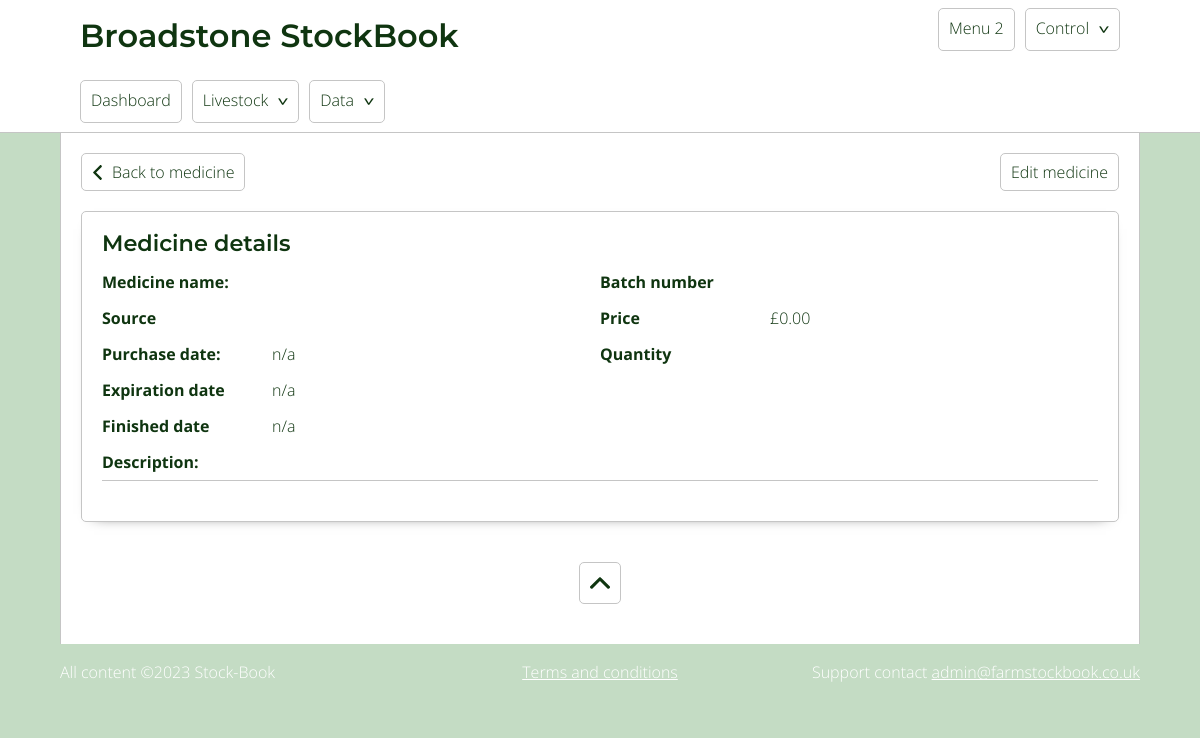
Before: /medicine.php?id=30 with the older database file.
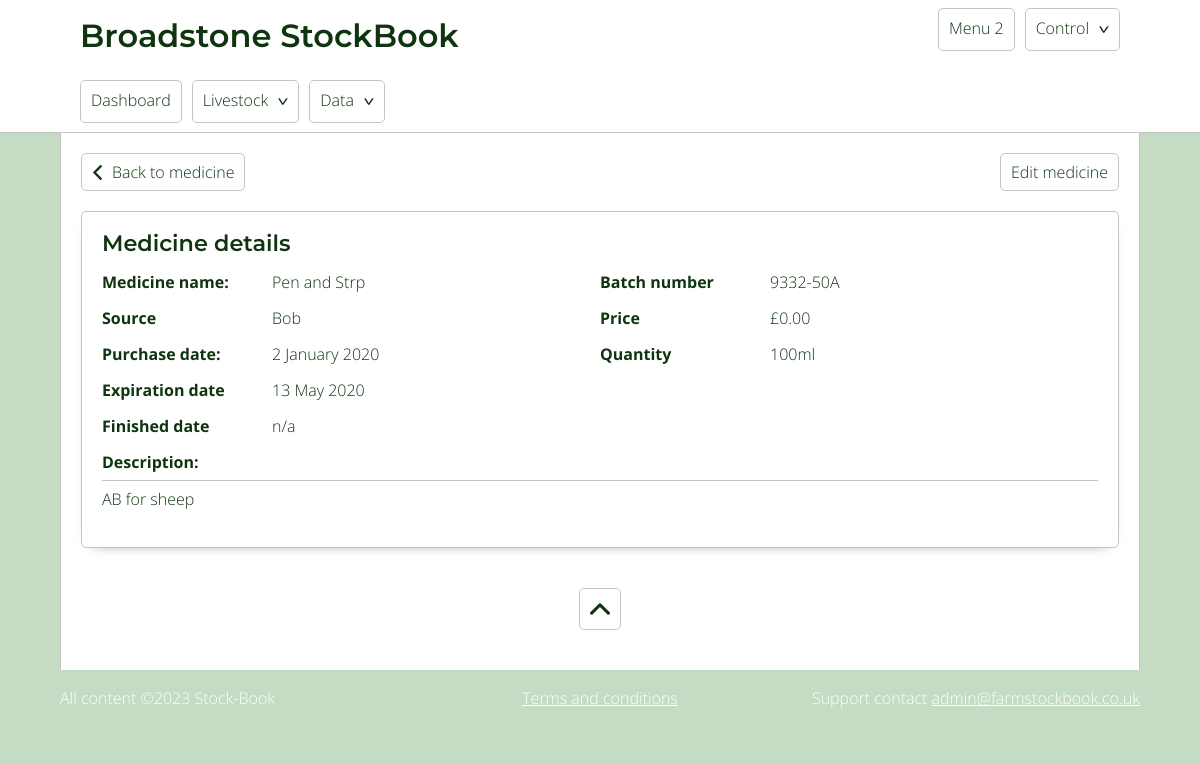
After: the same page with the newer database file.
### tables this page shows
CREATE TABLE `medicine` (
  `id` int(11) NOT NULL,
  `quantity` varchar(500) DEFAULT NULL,
  `medicine_name` varchar(500) NOT NULL,
  `description` text DEFAULT NULL,
  `batch_number` varchar(500) DEFAULT NULL,
  `price` decimal(10,2) DEFAULT NULL,
  `purchase_date` date DEFAULT NULL,
  `expiry_date` date DEFAULT NULL,
  `finished_date` date DEFAULT NULL,
  `supplier` int(11) NOT NULL,
  `medicine_type` int(11) NOT NULL
);

CREATE TABLE `supplier` (
  `id` int(11) NOT NULL,
  `supplier_name` varchar(400) NOT NULL,
  `supplies` text NOT NULL,
  `address` text NOT NULL,
  `website` varchar(400) NOT NULL,
  `email` varchar(400) NOT NULL,
  `telephone` varchar(100) NOT NULL,
  `notes` text NOT NULL,
  `deleted` tinyint(1) NOT NULL DEFAULT 0
);

### includes/classes/Functions.class.php (called while the page is built, shortened)
<?php
    class Functions extends Db{
            public function dateFormat($date){
                if($date){
                    $formatted_date = date_create($date);
                    return date_format( $formatted_date,"j F Y" );
                }else{
                    return 'n/a';
                }
            }
            public function currencyFormat($number){
                return "&pound;" . number_format($number,2);
            }
    }
?>

### includes/classes/Medicine.class.php (the view, shortened to what this page needs)
<?php
    class Medicine extends Db{
            public function medicineCard($site_data, $id, $returnType){
                $functions = new Functions();
                    $query = "  SELECT medicine.id AS medicine_id, medicine_name, purchase_date, batch_number, expiry_date, finished_date,
                                       price, quantity, description, supplier.supplier_name AS supplier_name
                                FROM medicine
                                INNER JOIN supplier ON supplier.id
                                WHERE medicine.id = :id AND supplier = supplier.id";
                    $sql = self::$conn -> prepare($query);
                    $sql -> bindParam(':id', $id);
                    $sql -> execute();
                $row = $sql -> fetch();
                $purchase_date = $functions -> dateFormat($row['purchase_date']);
                $medicine_name = $row['medicine_name'];
                $batch_number = $row['batch_number'];
                $expiry_date = $functions -> dateFormat($row['expiry_date']);
                $finished_date = $functions -> dateFormat($row['finished_date']);
                $supplier = $row['supplier_name'];
                $price = $functions -> currencyFormat($row['price']);
                $quantity = $row['quantity'];
                $description = $row['description'];
                $data  = '';
                $data .= "<p class='controls'>";
                    $data .= "<a href='$site_data[site_root]/medicine' class='back'>Back to medicine</a>";
                    $data .= "<a class='right_aligned js_edit_btn' data-editid='$id' data-edittype='medicine' data-form='edit_medicine'>Edit medicine</a>";
                $data .= "</p>";
                $data .= "<div class='card medicineCard'>";
                $data .= "  <h2>Medicine details</h2>";
                $data .= "  <div class='col_2'>";
                $data .= "      <div>";
                $data .= "          <p><label>Medicine name:</label>$medicine_name</p>";
                $data .= "          <p><label>Source</label>$supplier</p>";
                $data .= "          <p><label>Purchase date:</label>$purchase_date</p>";
                $data .= "          <p><label>Expiration date</label>$expiry_date</p>";
                $data .= "          <p><label>Finished date</label>$finished_date</p>";
                $data .= "      </div>";
                $data .= "      <div>";
                $data .= "          <p><label>Batch number</label>$batch_number</p>";
                $data .= "          <p><label>Price</label>$price</p>";
                $data .= "          <p><label>Quantity</label>$quantity</p>";
                $data .= "      </div>";
                $data .= "  </div>";
                $data.= "   <div>";
                $data.= "       <p class='fullWidth'><label>Description:</label>$description</p>";
                $data.= "   </div>";
                $data .= "</div>";
                if( $returnType == 'echo' ){
                    echo $data;
                }else{
                    return $data;
                }
            }
    }
?>

### includes/classes/Layout.class.php (shortened to what this page needs)
<?php
    class Layout extends Db{
            public function header($site_data){
                $menu = new Menu();
                echo "
                        <html>
                            <head>
                                <meta charset='utf-8'>
                                <meta content='width=device-width, initial-scale=1.0' name='viewport'>
                                <link rel='icon' href='$site_data[site_root]/favicon.ico'>
                                <link href='https://fonts.googleapis.com/css2?family=Montserrat:wght@600&family=Open+Sans:wght@300;600&display=swap' rel='stylesheet'>
                                <link rel='stylesheet' href='includes/style/style.css' />
                                <title>$site_data[site_name] StockBook</title>
                            </head>
                            <body data-root='$site_data[site_root]'>
                            <div class='overall'>
                                <header>
                                    <inner>
                                        <h1>$site_data[site_name] StockBook</h1>";
                                        $menu -> mainMenu($site_data);
                                        $menu -> rightMenu($site_data);
                echo "              </inner>
                                </header>
                                <content>";
            }
            public function footer(){
                $date = date('Y');
                echo "
                        <p class='js-top'><button></button></p>
                        </content>
                        <footer>
                            <div class='col_3'>
                                <div>
                                    <p>All content &copy;$date Stock-Book</p>
                                </div>
                                <div>
                                    <p><a href='/terms'>Terms and conditions</a></p>
                                </div>
                                <div>Support contact <a href='mailto:admin@farmstockbook.co.uk'>admin@farmstockbook.co.uk</a></div>
                            </div>
                        </footer>
                    </div>
                    <div class='modalFade'><div class='modal'></div></div>
                </body>
                <script src='includes/js/libs/jquery.3.5.1.js'></script>
                <script src='includes/js/functions.js'></script>
            </html>";
            }
    }
?>

### includes/classes/Menu.class.php (shortened to what this page needs)
<?php
    class Menu{
        public function mainMenu($site_data){
            echo "<menu>
                <ul>
                    <li><a href='$site_data[site_root]/'>Dashboard</a></li>
                    <li class='dropdown'><a>Livestock</a>
                        <ul>
                            <li><a href='$site_data[site_root]/livestock'>Livestock</a></li>
                            <li><a href='$site_data[site_root]/species'>Species</a></li>
                            <li><a href='$site_data[site_root]/breeds'>Breeds</a></li>
                            <li><a href='$site_data[site_root]/diary'>Diary</a></li>
                            <li><a href='$site_data[site_root]/archive'>Archive</a></li>
                        </ul>
                    </li>
                    <li class='dropdown'><a href='#'>Data</a>
                        <ul>
                            <li><a href='$site_data[site_root]/suppliers'>Suppliers</a></li>
                            <li><a href='$site_data[site_root]/feed'>Feed</a></li>
                            <li><a href='$site_data[site_root]/medicine'>Medicine</a></li>
                            <li><a href='$site_data[site_root]/manualTreatment'>Manual treatment</a></li>
                        </ul>
                    </li>
                </ul>
            </menu>";
        }
        public function rightMenu($site_data){
            echo "<rightMenu>
                <ul>
                    <li><a href='#'>Menu 2</a></li>
                    <li class='dropdown'><a href='#'>Control</a>
                        <ul>
                            <li><a class='icon_reminder' href='$site_data[site_root]/reminders'>Reminders</a></li>
                            <li><a class='icon_reminder' href='$site_data[site_root]/emailTest'>Email test</a></li>
                            <li><a class='js_print icon_print'>Print</a></li>
                            <li><a class='icon_logOut' href='$site_data[site_root]/?logout'>Log out</a></li>
                        </ul>
                    </li>
                </ul>
            </rightMenu>";
        }
    }
?>

### medicine.php (shortened to what this page needs)
<?php
        include_once 'includes/config.php';
        $layout = new Layout();
        $layout -> header($site_data);
        $medicine = new Medicine();
        if( isset($_GET['id']) ){
            $medicine -> medicineCard($site_data, $_GET['id'], 'echo');
        }
        $layout -> footer();
?>

### includes/style/style.css (style rules this page uses)
a,abbr,acronym,address,applet,article,aside,audio,b,big,blockquote,body,canvas,caption,center,cite,code,dd,del,details,dfn,div,dl,dt,em,embed,fieldset,figcaption,figure,footer,form,h1,h2,h3,h4,h5,h6,header,hgroup,html,i,iframe,img,ins,kbd,label,legend,li,mark,menu,nav,object,ol,output,p,pre,q,ruby,s,samp,section,small,span,strike,strong,sub,summary,sup,table,tbody,td,tfoot,th,thead,time,tr,tt,u,ul,var,video { margin:0;padding:0;border:0;font-size:100%;font:inherit;vertical-align:baseline }
article,aside,details,figcaption,figure,footer,header,hgroup,menu,nav,section { display:block }
body { line-height:1 }
ol,ul { list-style:none }
body { font-family:Open Sans,sans-serif;font-weight:300;font-size:16px;background-color:#c4dcc4;color:#0f3510;overflow-y:scroll }
p { margin:0 0 20px }
p label { font-weight:700;width:170px;padding-right:10px;vertical-align:top;display:inline-block }
p.fullWidth label { display:block;width:auto;margin:0 0 10px;border-bottom:1px solid #c5c5c5;padding:0 0 10px }
p.js-top { text-align:center }
p.js-top button { background-image:url(/assets/img/left-arrow.svg);background-repeat:no-repeat;background-size:20px;background-position:50%;transform:rotate(90deg);padding:20px }
* { box-sizing:border-box }
h1,h2,h3,h4,h5 { font-family:Montserrat,sans-serif;font-weight:600;margin-bottom:20px;max-width:90% }
h1 { font-size:2em }
h2 { font-size:1.4em }
a.back { display:inline-block;background-image:url(/assets/img/left-arrow.svg);background-repeat:no-repeat;background-size:15px;background-position:8px 50%;text-decoration:none;color:#0f3510;padding:10px 10px 10px 30px;border:1px solid #c5c5c5;border-radius:5px }
a.right_aligned { display:inline-block;text-decoration:none;color:#0f3510;padding:10px;border:1px solid #c5c5c5;border-radius:5px;float:right;cursor:pointer }
.form_btn,button { padding:10px 20px;background:#fff;border:1px solid #c5c5c5;border-radius:5px;font-size:1em;cursor:pointer }
header { background-color:#fff;border-bottom:1px solid #c5c5c5 }
content,footer,header inner { display:block;max-width:90%;position:relative;margin:0 auto;padding:20px }
content,footer { background-color:#fff;border-color:#c5c5c5;border-width:0 1px;border-style:solid }
header { border-width:0 1px 1px }
footer { padding:20px 0;border-width:0;background-color:#c4dcc4;color:#fff }
footer p { margin:0 0 10px }
footer .col_3 { flex-wrap:nowrap }
footer .col_3 div:nth-child(2) { text-align:center }
footer .col_3 div:last-child { text-align:right }
footer a { color:#fff }
.col_2 { display:flex;flex-wrap:wrap }
.col_2 div { flex-basis:49% }
.col_2 div:first-child { margin-right:10px }
.col_3 { display:flex;flex-wrap:wrap }
.col_3 div { flex-basis:33%;max-width:33% }
.col_3 div:first-child { margin-right:10px }
.col_3 div:last-child { margin-left:10px }
.card { padding:20px;margin:10px 0 40px;box-shadow:0 5px 14px -13px #000;border:1px solid #c5c5c5;border-radius:5px }
menu li,rightMenu li { float:left;margin:0 10px 0 0;position:relative }
menu li a,rightMenu li a { text-decoration:none;border:1px solid #c5c5c5;border-radius:5px;padding:8px 10px 11px;color:#0f3510 }
menu li.dropdown a,rightMenu li.dropdown a { padding-right:30px }
menu li.dropdown:after,rightMenu li.dropdown:after { content:">";transform:scaleY(.7) rotate(90deg);position:absolute;right:10px;font-size:1.2em;font-weight:600;transition:transform .5s ease-in-out }
menu { min-height:20px;margin:40px 0 0 }
rightMenu { position:absolute;top:20px;right:10px }

Changed rows visible on the page:
now on this page (row edited): medicine: medicine_name "Pen and Strp", supplier.supplier_name "Bob", purchase_date "2 January 2020", expiry_date "13 May 2020", finished_date "n/a", batch_number "9332-50A", price "£0.00", quantity "100ml", description "AB for sheep"
Other visible differences:
$purchase_date: "n/a" → (not shown)
$expiry_date: "n/a" → (not shown)
$finished_date: "n/a" → (not shown)
$price: "£0.00" → (not shown)
